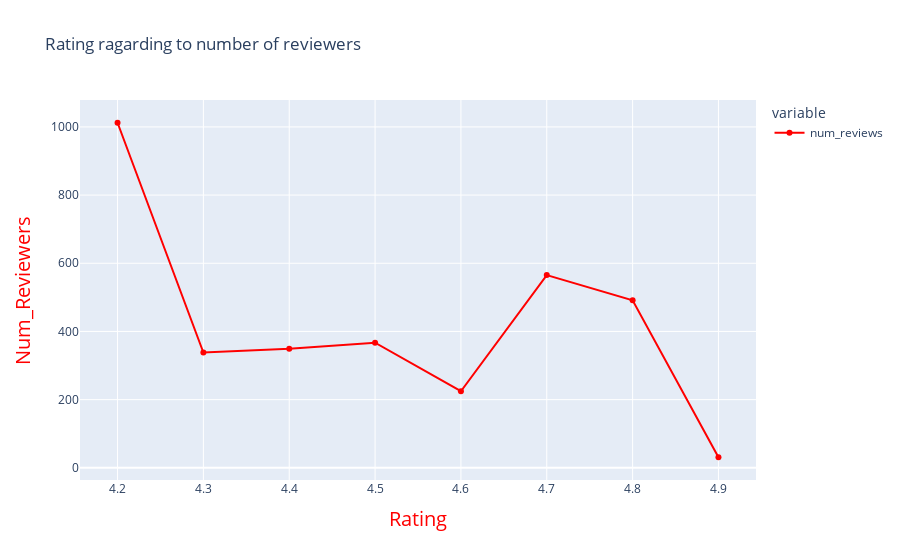

Source (notebook cell):
### Markdown cell above
>Insight:<br>
Older Wine is more valuable than recent grapped ones

### Code cell
fig = px.line(data_frame=df.groupby('rating')['num_reviews'].mean(), 
              title='Rating ragarding to number of reviewers', markers=True)

fig['data'][0]['line']['color']="#ff0000"

fig.update_layout({'xaxis':{'title':{'text':'Rating', 'font':{'color':'#ff0000', 'size':20}}},
                   'yaxis':{'title':{'text':'Num_Reviewers', 'font':{'color':'#ff0000', 'size':20}}}}, 
                  hoverlabel=dict(bgcolor='white', font_size=16))

### Figure 1 — Plotly figure (JSON) as saved in the notebook; plotly's stock layout.template omitted (floating-point values rounded to 4 significant figures)
{"data": [{"hovertemplate": "variable=num_reviews<br>rating=%{x}<br>value=%{y}<extra></extra>", "legendgroup": "num_reviews", "line": {"color": "#ff0000", "dash": "solid"}, "marker": {"symbol": "circle"}, "mode": "lines+markers", "name": "num_reviews", "orientation": "v", "showlegend": true, "type": "scatter", "x": [4.2, 4.3, 4.4, 4.5, 4.6, 4.7, 4.8, 4.9], "xaxis": "x", "y": [1012.0, 338.3, 349.6, 366.9, 224.7, 565.5, 491.6, 31], "yaxis": "y"}], "layout": {"hoverlabel": {"bgcolor": "white", "font": {"size": 16}}, "legend": {"title": {"text": "variable"}, "tracegroupgap": 0}, "title": {"text": "Rating ragarding to number of reviewers"}, "xaxis": {"anchor": "y", "domain": [0, 1], "title": {"font": {"color": "#ff0000", "size": 20}, "text": "Rating"}}, "yaxis": {"anchor": "x", "domain": [0, 1], "title": {"font": {"color": "#ff0000", "size": 20}, "text": "Num_Reviewers"}}}}
